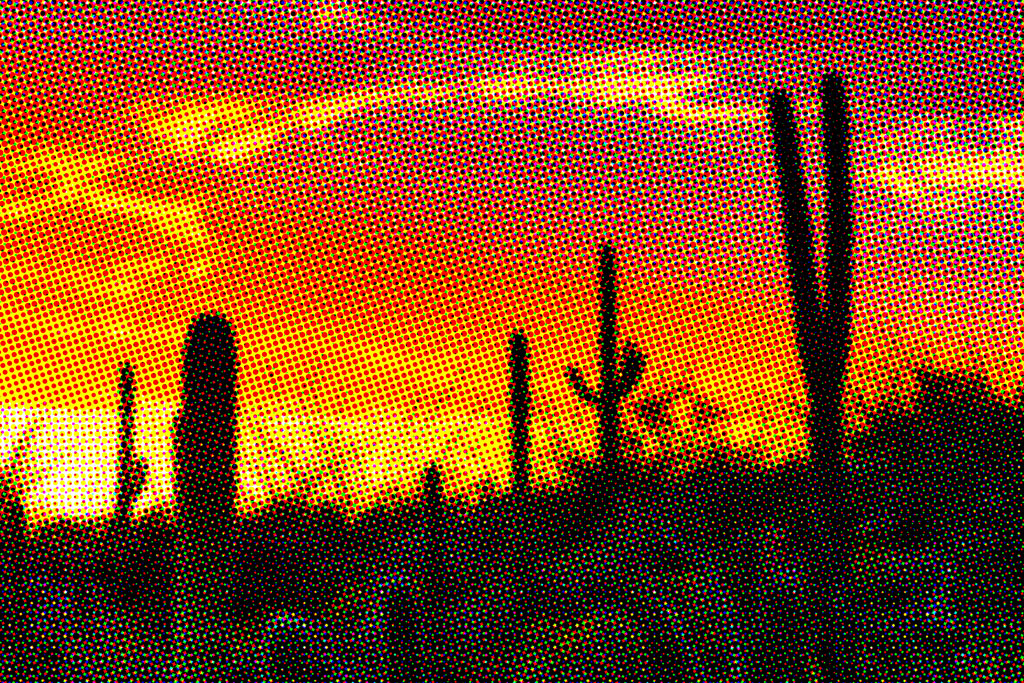
#> input picture src/img_data/desert1.jpg, 1024 x 683 px, given in place of monper.jpeg, which was not available
$ python filtering_periodic_noise.py
#> lines starting #> are read from the running program, lines starting #| are printed output that depends on the picture; after the words box and inside, x2 and y2 are one past the last pixel; in counts of white or black regions, pixels touching at a corner belong together; pictures that were not available may be replaced by others from this repository, and a replacement may not be noted
### src/lip/image_pro.py
import cv2 as cv
import numpy as np
from scipy.ndimage import gaussian_filter
from collections import deque
from scipy.ndimage import convolve1d, zoom, sobel
from scipy.special import comb
from numba import njit
from scipy.fftpack import fft2, ifft2, fftshift, ifftshift
from sklearn.linear_model import HuberRegressor

# [755 lines left out: functions channels_bgr, channels_hsv, open_image, resize_image, save, combine_channels and 24 more, not called in this run]

class UnionFind:
    """
    Union-Find data structure with path compression.

    This structure efficiently manages disjoint sets, commonly used for connected component labeling.
    It supports two main operations:
    - `find(x)`: Finds the representative (root) of the set containing `x`, applying path compression.
    - `union(x, y)`: Merges the sets containing `x` and `y`, maintaining a hierarchical structure.
    """
    # [958 lines left out: functions __init__, find, union, ConnectedComponentsByUnionFind, connected_components_by_union_find_8_connected, HomomorphicFilter and 27 more, not called in this run]

# --------------------------------- #
#                                   #
#    Filter functions               #
#                                   #
# --------------------------------- #

def RemoveQuasiperiodicNoise(image, patch_size=128, threshold=3.0, fmax=0.61):
    """
    Removes quasiperiodic noise from images using adaptive notch filtering.
    Based on the method by Sur & Grédiac (2015) with practical adjustments.

    Parameters:
        image (np.ndarray): Input image in grayscale or color (BGR).
        patch_size (int): Size of the square patch for spectral analysis.
        threshold (float): Standard deviation factor for detecting noise peaks.
        fmax (float): Maximum frequency for noise detection.

    Returns:
        denoised_image (uint8): Filtered image (values in range 0-255).
        noise_component (uint8): Extracted noise component (values in range 0-255).
    """
    # Convert to grayscale and normalize to [0, 1]
    if image.ndim == 3:
        image = cv.cvtColor(image, cv.COLOR_BGR2GRAY)
    image = image.astype(np.float32) / 255.0
    height, width = image.shape

    # Adjust parameters according to image dimensions
    patch_size = min(patch_size, height, width)
    step = max(1, patch_size // 8)  # Overlap L/8
    f2 = 8 / patch_size             # Minimum frequency

    # Precompute Hann window
    hann_window = np.outer(np.hanning(patch_size), np.hanning(patch_size))

    # Extract patches and compute power spectra
    patches = [
        image[y:y+patch_size, x:x+patch_size] * hann_window
        for y in range(0, height - patch_size, step)
        for x in range(0, width - patch_size, step)
    ]
    power_spectra = np.array([np.abs(fftshift(fft2(p)))**2 for p in patches])

    # Average power spectrum (geometric mean)
    avg_power_spectrum = np.exp(np.mean(np.log(power_spectra + 1e-10), axis=0))

    # Radial frequencies
    fy = np.fft.fftfreq(patch_size)[:, np.newaxis]
    fx = np.fft.fftfreq(patch_size)
    f = np.sqrt(fx**2 + fy**2)
    valid_mask = (f > f2 / 4) & (f < fmax)

    # Robust fit of the power law
    log_f = np.log(f[valid_mask]).reshape(-1, 1)
    log_P = np.log(avg_power_spectrum[valid_mask]).ravel()
    model = HuberRegressor().fit(log_f, log_P)

    log_P_pred = model.predict(log_f)
    residuals = log_P - log_P_pred
    std_res = np.std(residuals)
    upper_bound = log_P_pred + threshold * std_res

    # Noise peak detection
    outliers = (log_P > upper_bound) & (f[valid_mask].ravel() >= f2)

    # Outlier map with symmetry
    outlier_mask = np.zeros_like(avg_power_spectrum, dtype=bool)
    outlier_mask[valid_mask] = outliers
    outlier_mask |= np.flip(outlier_mask, axis=0)
    outlier_mask |= np.flip(outlier_mask, axis=1)

    # Resize and smooth the mask
    outlier_map = cv.resize(outlier_mask.astype(np.float32), (width, height), interpolation=cv.INTER_LINEAR)
    outlier_map = gaussian_filter(outlier_map, sigma=2.0)

    # Protect the DC component
    cy, cx = height // 2, width // 2
    outlier_map[cy-1:cy+2, cx-1:cx+2] = 0.0

    # Notch filtering
    fft_image = fftshift(fft2(image))
    fft_filtered = fft_image * (1 - outlier_map)
    denoised_image = np.real(ifft2(ifftshift(fft_filtered)))
    noise_component = image - denoised_image

    # Normalize and convert to uint8
    denoised_image = np.clip(denoised_image * 255, 0, 255).astype(np.uint8)
    noise_component = ((noise_component - noise_component.min()) /
                       (noise_component.max() - noise_component.min()) * 255).astype(np.uint8)

    return denoised_image, noise_component

# [1057 lines left out: functions RemoveQuasiperiodicNoiseBGR, ButterworthNotchFilter, NotchFiltering, ApplyFrequencyDomainFilterLabL, ApplyFrequencyDomainFilterBGR, ApplyFrequencyDomainFilter and 20 more, not called in this run]

# ---------------------------------#
#   Fourier Transform functions    #
#                                  #
# ---------------------------------#

def FourierTransform2D(image):
    """
    Computes the 2D Fourier Transform of an image step by step
    using two 1D FFTs: first along rows, then along columns.

    Parameters:
        image: Input image (2D numpy array).

    Returns:
        2D Fourier Transform of the image.
    """

    # First, apply FFT along the rows (axis=1)
    fft_rows = np.fft.fft(image, axis=1)

    # Then, apply FFT along the columns (axis=0)
    fft2d = np.fft.fft(fft_rows, axis=0)

    return fft2d

# [81 lines left out: functions SlowFourier2D, ComputeSpectraFromDFT, not called in this run]

def ComputeFourierSpectra(image):
    """
    Computes and returns the magnitude and phase spectra of a 2D Fourier Transform.

    This function takes a grayscale image as input, applies the 2D Fourier Transform,
    and returns both the magnitude and phase spectra. The magnitude spectrum is
    log-scaled and normalized to enhance visibility, while the phase spectrum is also
    normalized to the 0–255 range for visualization purposes.

    Parameters:
        image : np.ndarray
            2D numpy array representing a grayscale image (real-valued input).

    Returns:
        magnitude : np.ndarray 2D array (uint8) representing the normalized log-magnitude spectrum.

        phase : np.ndarray 2D array (uint8) representing the normalized phase spectrum in the range [0, 255].

    Notes:
    -----
    - The function assumes the input is a 2D image.
    - Zero-frequency components are shifted to the center using `np.fft.fftshift`.
    - The Fourier transform is computed using a custom implementation `FourierTransform2D`.
    """
    dft = FourierTransform2D(image)

    # Compute magnitude and apply log-scaling
    magnitude = np.abs(dft)
    magnitude = np.log1p(magnitude)  # log(1 + |F(u,v)|)
    magnitude = np.fft.fftshift(magnitude)
    magnitude = (magnitude / np.max(magnitude) * 255).astype(np.uint8)

    # Compute and normalize phase
    phase = np.angle(dft)
    phase = np.fft.fftshift(phase)
    phase = (phase + np.pi) / (2 * np.pi) * 255  # Normalize to [0, 255]
    phase = phase.astype(np.uint8)

    return magnitude, phase

# --------------------------------- #
#                                   #
#   Edge detection functions        #
#                                   #
# --------------------------------- #

# [197 lines left out: functions GaussianPyramid, LaplacianGaussianPyramid, NonMaxSuppression, NonMaximumSuppressionSubpixel, HysteresisThresholdFIFO, CannyLikeDetector, not called in this run]

### src/filtering_periodic_noise.py
import numpy as np
import cv2
import lip

# Ejemplo de uso
if __name__ == "__main__":

    # [14 lines of commented-out code are left out]

    img = cv2.imread("img_data/monper.jpeg", cv2.IMREAD_GRAYSCALE)
    img = cv2.resize(img, (500, 500))
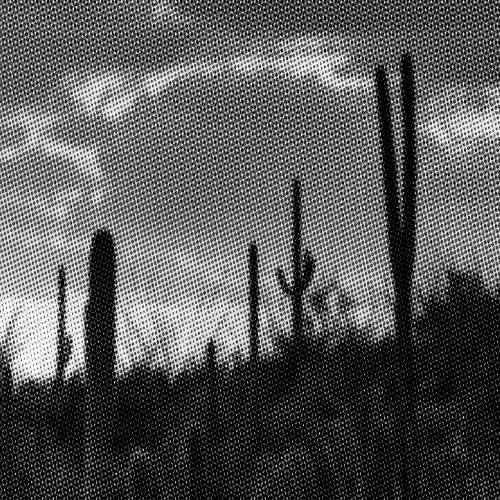
#> img: shape (500, 500); min 0, max 255, mean 88.5
    denoised, noise = lip.RemoveQuasiperiodicNoise(img, patch_size=200, threshold=1.9, fmax=0.66)
#> in RemoveQuasiperiodicNoise, `patches = [ image[y:y+patch_size, x:x+patch_size] * hann_window for y ..`: patches = 144 items
#> in RemoveQuasiperiodicNoise, `std_res = np.std(residuals)`: std_res = 1.31
#> in RemoveQuasiperiodicNoise, `outlier_mask[valid_mask] = outliers`:
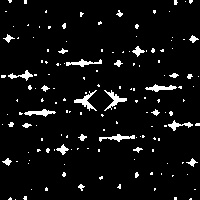
#> outlier_mask: shape (200, 200) bool; 5.6% white; 150 white regions (124 under 20 px), largest, box (x1, y1, x2, y2) and area: (74, 90, 97, 111) 148, (104, 90, 127, 111) 148, (66, 59, 102, 67) 124
#> in RemoveQuasiperiodicNoise, `noise_component = image - denoised_image`:
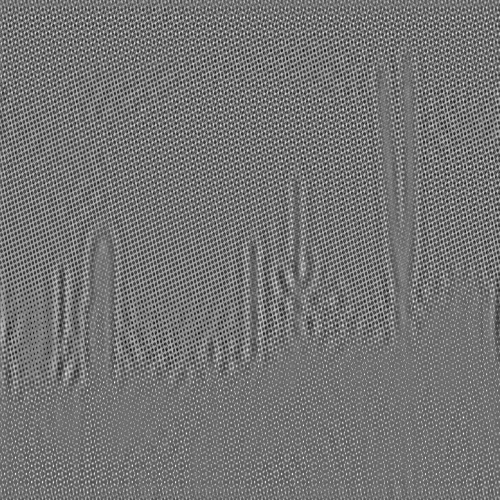
#> noise_component: shape (500, 500) float32; min -0.663, max 0.776, mean -1.82e-08; drawn with min black and max white


    mag_o, phase_o = lip.ComputeFourierSpectra(img)
    mag_d, phase_d = lip.ComputeFourierSpectra(denoised)
    mag_n, phase_n = lip.ComputeFourierSpectra(noise)
#> in ComputeFourierSpectra (call 3), `magnitude = np.fft.fftshift(magnitude)`:
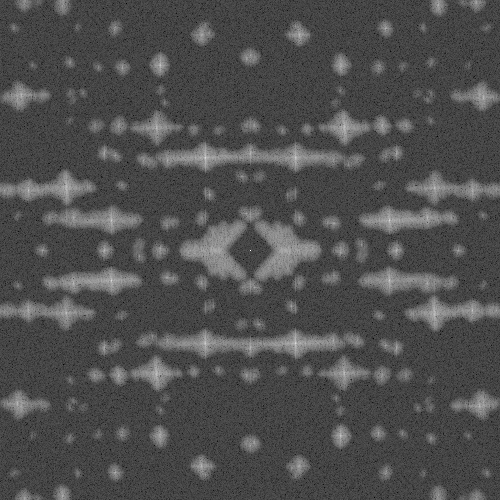
#> magnitude: shape (500, 500) float64; min 0.165, max 17.19, mean 5.43; drawn with min black and max white
#> in ComputeFourierSpectra (call 3), `phase = np.fft.fftshift(phase)`:
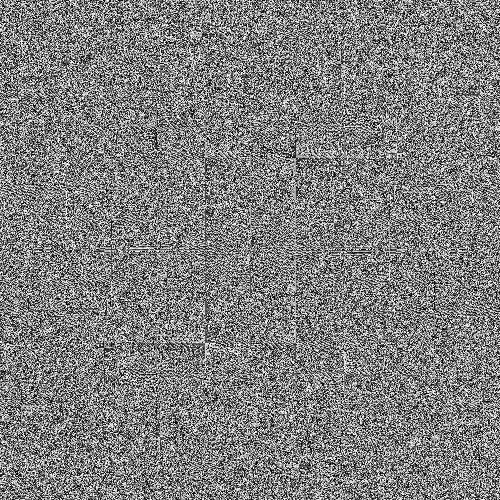
#> phase: shape (500, 500) float64; min -3.14, max 3.14, mean -1.26e-05; drawn with min black and max white

    combined_mag = np.hstack((mag_o, mag_d, mag_n))
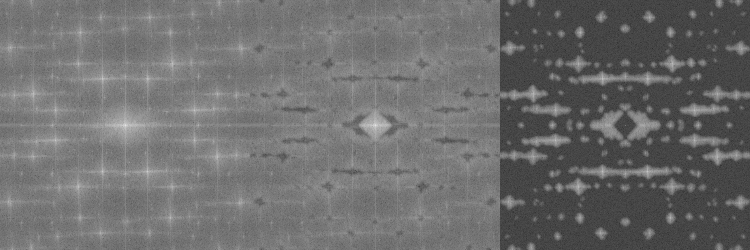
#> combined_mag: shape (500, 1500) (shown at 1/2 size); min 2, max 255, mean 109.2
    combined = np.hstack((img, denoised, noise))
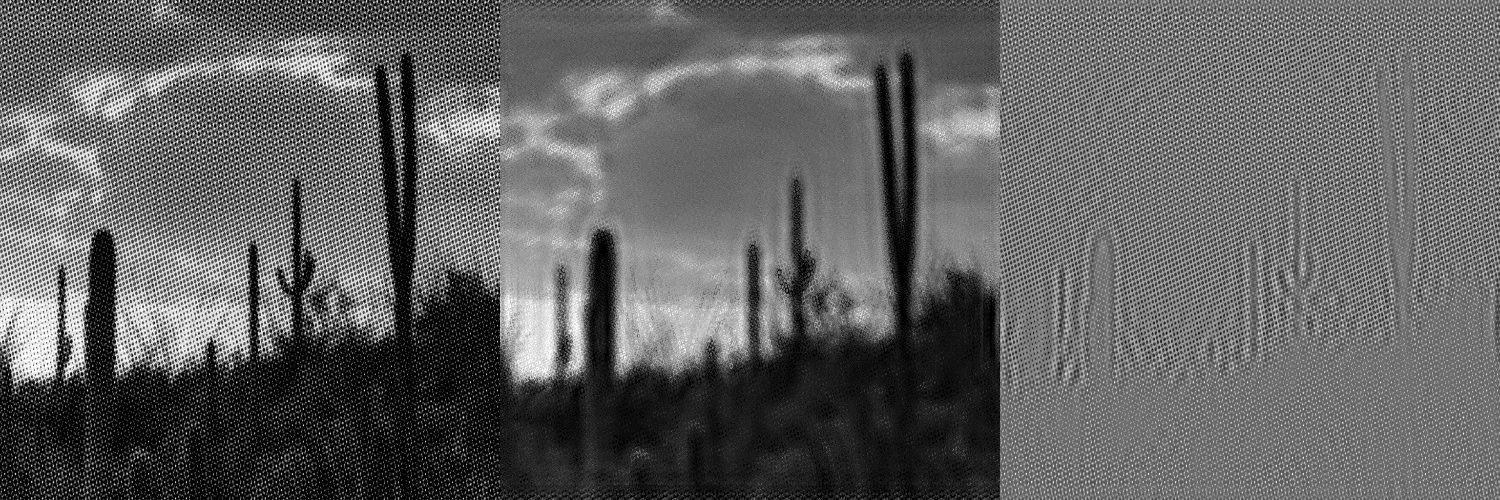
#> combined: shape (500, 1500); min 0, max 255, mean 97.9

    cv2.imshow("Original | Denoised | Noise", combined)
    cv2.imshow("Fourier Magnitudes", combined_mag)
    cv2.waitKey(0)
    cv2.destroyAllWindows()

"""
import numpy as np
import cv2
from scipy.fftpack import fft2, ifft2, fftshift, ifftshift
from scipy.ndimage import gaussian_filter
from sklearn.linear_model import HuberRegressor
import matplotlib.pyplot as plt

def remove_quasiperiodic_noise(image, patch_size=128, threshold=3.0):
    # Preprocesamiento
    if len(image.shape) > 2:
        image = cv2.cvtColor(image, cv2.COLOR_BGR2GRAY)
    image = image.astype(np.float32) / 255.0
    height, width = image.shape

    # Ajuste de parámetros según el paper
    patch_size = min(patch_size, height, width)
    step = max(1, patch_size // 8)  # Paso de L/8 como en el paper
    f2 = 8 / patch_size  # Frecuencia mínima para detección de ruido


    # Extracción de parches con ventana de Hann
    hann_window = np.outer(np.hanning(patch_size), np.hanning(patch_size))
    patches = [
        image[y:y+patch_size, x:x+patch_size] * hann_window
        for y in range(0, height - patch_size, step)
        for x in range(0, width - patch_size, step)
    ]

    power_spectra = [np.abs(fftshift(fft2(patch)))**2 for patch in patches]
    # Convertir la lista de espectros de potencia en un numpy array
    power_spectra = np.array(power_spectra)
    # Calcular el espectro de potencia promedio (media geométrica)
    avg_power_spectrum = np.exp(np.mean(np.log(power_spectra + 1e-10), axis=0))

    # Frecuencias radiales
    fy = np.fft.fftfreq(patch_size)[:, np.newaxis]
    fx = np.fft.fftfreq(patch_size)
    f = np.sqrt(fx**2 + fy**2)

    valid_mask = (f > f2/4) & (f < 0.655)

    log_f = np.log(f[valid_mask]).reshape(-1, 1)
    log_P = np.log(avg_power_spectrum[valid_mask]).ravel()

    # Ajuste robusto de la ley de potencia
    model = HuberRegressor()
    model.fit(log_f, log_P)
    log_P_pred = model.predict(log_f)
    alpha = -model.coef_[0]
    A = np.exp(model.intercept_)

    # Detección de outliers (excluyendo frecuencias bajas f < f2)
    residuals = log_P - log_P_pred
    std_res = np.std(residuals)
    upper_bound = log_P_pred + threshold * std_res
    outliers = (log_P > upper_bound) & (f[valid_mask].ravel() >= f2)

    # Mapa de outliers con simetría (cambio clave)
    outlier_mask = np.zeros_like(avg_power_spectrum, dtype=bool)
    outlier_mask[valid_mask] = outliers
    outlier_mask |= np.flip(outlier_mask, axis=0)  # Simetría vertical
    outlier_mask |= np.flip(outlier_mask, axis=1)  # Simetría horizontal

    # Redimensionar y suavizar (MANTENIDO)
    outlier_map_resized = cv2.resize(
        outlier_mask.astype(np.float32), (width, height), interpolation=cv2.INTER_LINEAR
    )

    outlier_map_smoothed = gaussian_filter(outlier_map_resized, sigma=2.0)

    # Protección de la componente DC (MANTENIDO)
    cy, cx = height // 2, width // 2
    outlier_map_smoothed[cy-1:cy+2, cx-1:cx+2] = 0.0

    # Filtrado notch
    fft_image = fftshift(fft2(image))
    fft_filtered = fft_image * (1 - outlier_map_smoothed)
    denoised_image = np.real(ifft2(ifftshift(fft_filtered)))
    noise_component = image - denoised_image

    # Normalización y salida (MANTENIDO)
    denoised_image = np.clip(denoised_image, 0, 1)
    noise_component = (noise_component - noise_component.min()) / (noise_component.max() - noise_component.min())

    return denoised_image, noise_component

"""
